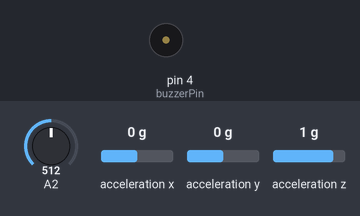
Bench run of a sketch on a simulated Arduino Uno, built with avr-gcc and run on an emulated ATmega328P. Parts: buzzer (waves = sounding, pin HIGH). Wiring (inferred from the names in the program): ADXL345 accelerometer at I2C address 0x53. The test bench sets the inputs (shaded band); at power-on: A2 = 512, acceleration x 0 g, acceleration y 0 g, acceleration z 1 g. Random numbers use the default seed unless the sketch sets one; what the sketch prints to the serial monitor is not drawn.

Above: at 0.1 s.
At 1.1 s:
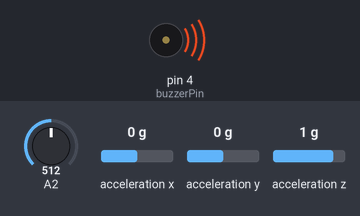
Timing chart, 0 to 3.5 s (numbered marks = the images above):
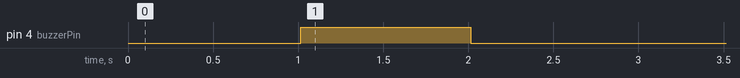

The sketch:

kubo.ino
```cpp
#include <ChainableLED.h>
#include <Wire.h>
#include <ADXL345.h>
#define NUM_LEDS  6
ADXL345 adxl; //variable adxl is an instance of the ADXL345 library
const int buzzerPin =  4;      // the number of the buzzer pin
ChainableLED leds(7, 8, NUM_LEDS);
int anArray[] = {0,1,2,3,4,5};
int elements = sizeof(anArray) / sizeof(int);
int accelerometer0[] = {0,0,235};
int accelerometer1[] = {0,-245,0};
int accelerometer2[] = {0,255,0};
int accelerometer3[] = {255,0,0};
int accelerometer4[] = {-255,0,0};
int accelerometer5[] = {0,0,-255};
int tolerantzia = 20;
int rand_range(int n)
{
    int r, ul;
    ul = RAND_MAX - RAND_MAX % n;
    while ((r = random(RAND_MAX+1)) >= ul);
    //r = random(ul);
    return r % n;
}


void shuffle_swap(int index_a, int index_b, int *array, int size)
{
    char *x, *y, tmp[size];

    if (index_a == index_b) return;

    x = (char*)array + index_a * size;
    y = (char*)array + index_b * size;

    memcpy(tmp, x, size);
    memcpy(x, y, size);
    memcpy(y, tmp, size);
}


// shuffle an array using fisher-yates method, O(n)
void shuffle(int *array, int nmemb, int size)
{
    int r;

    while (nmemb > 1) {
        r = rand_range(nmemb--);
        shuffle_swap(nmemb, r, array, size);
    }
}


void setup()
{
  Serial.begin(9600); //Accelerometer
  adxl.powerOn();

  //set activity/ inactivity thresholds (0-255)
  adxl.setActivityThreshold(75); //62.5mg per increment
  adxl.setInactivityThreshold(75); //62.5mg per increment
  adxl.setTimeInactivity(10); // how many seconds of no activity is inactive?

  //look of activity movement on this axes - 1 == on; 0 == off
  adxl.setActivityX(1);
  adxl.setActivityY(1);
  adxl.setActivityZ(1);

  //look of inactivity movement on this axes - 1 == on; 0 == off
  adxl.setInactivityX(1);
  adxl.setInactivityY(1);
  adxl.setInactivityZ(1);

  //look of tap movement on this axes - 1 == on; 0 == off
  adxl.setTapDetectionOnX(0);
  adxl.setTapDetectionOnY(0);
  adxl.setTapDetectionOnZ(1);

  //set values for what is a tap, and what is a double tap (0-255)
  adxl.setTapThreshold(50); //62.5mg per increment
  adxl.setTapDuration(15); //625us per increment
  adxl.setDoubleTapLatency(80); //1.25ms per increment
  adxl.setDoubleTapWindow(200); //1.25ms per increment

  //set values for what is considered freefall (0-255)
  adxl.setFreeFallThreshold(7); //(5 - 9) recommended - 62.5mg per increment
  adxl.setFreeFallDuration(45); //(20 - 70) recommended - 5ms per increment

  //setting all interrupts to take place on int pin 1
  //I had issues with int pin 2, was unable to reset it
  adxl.setInterruptMapping( ADXL345_INT_SINGLE_TAP_BIT,   ADXL345_INT1_PIN );
  adxl.setInterruptMapping( ADXL345_INT_DOUBLE_TAP_BIT,   ADXL345_INT1_PIN );
  adxl.setInterruptMapping( ADXL345_INT_FREE_FALL_BIT,    ADXL345_INT1_PIN );
  adxl.setInterruptMapping( ADXL345_INT_ACTIVITY_BIT,     ADXL345_INT1_PIN );
  adxl.setInterruptMapping( ADXL345_INT_INACTIVITY_BIT,   ADXL345_INT1_PIN );

  //register interrupt actions - 1 == on; 0 == off
  adxl.setInterrupt( ADXL345_INT_SINGLE_TAP_BIT, 1);
  adxl.setInterrupt( ADXL345_INT_DOUBLE_TAP_BIT, 1);
  adxl.setInterrupt( ADXL345_INT_FREE_FALL_BIT,  1);
  adxl.setInterrupt( ADXL345_INT_ACTIVITY_BIT,   1);
  adxl.setInterrupt( ADXL345_INT_INACTIVITY_BIT, 1);
  //
//  Serial.begin (9600); //bariableak ikusi
  pinMode(buzzerPin, OUTPUT);
  for (int i=0; i <= 10; i++){
  delay(10);
  int noise = analogRead(2);
  randomSeed(noise);
  // Fisher-yates
  shuffle(anArray, elements, sizeof(int));

  leds.setColorRGB(anArray[0],0,0,255);
  leds.setColorRGB(anArray[1],0,255,0);
  leds.setColorRGB(anArray[2],255,0,0);//gorria
  leds.setColorRGB(anArray[3],255,255,0);
  leds.setColorRGB(anArray[4],255,13,134);
  leds.setColorRGB(anArray[5],255,255,255);

   }

    digitalWrite(buzzerPin, HIGH);
    delay(1000);
    digitalWrite(buzzerPin, LOW);
    delay(3000);
}

void loop()
{
	int x,y,z,xgorri,ygorri,zgorri;
	adxl.readXYZ(&x, &y, &z); //read the accelerometer values and store them in variables  x,y,z
        Serial.print(anArray[0]);
        Serial.print(anArray[1]);
        Serial.print(anArray[2]);
        Serial.print(anArray[3]);
        Serial.print(anArray[4]);
        Serial.println(anArray[5]);

switch (anArray[2]) {
  case 3:
      xgorri = 0;
      ygorri = 0;
      zgorri = 235;
      break;
    case 2:
      xgorri = 0;
      ygorri = -245;
      zgorri = 0;
      break;
    case 1:
      xgorri = 0;
      ygorri = 255;
      zgorri = 0;
      break;
    case 4:
      xgorri = 255;
      ygorri = 0;
      zgorri = 0;
      break;
    case 5:
      xgorri = -255;
      ygorri = 0;
      zgorri = 0;
      break;
    case 0:
      xgorri = 0;
      ygorri = 0;
      zgorri = -255;
      break;
  }
if ( x > (xgorri-tolerantzia) && x < (xgorri+tolerantzia) && y > (ygorri-tolerantzia) && y < (ygorri+tolerantzia) && z > (zgorri-tolerantzia) && z < (zgorri+tolerantzia)){
      digitalWrite(buzzerPin, HIGH);
      delay(1000);
      digitalWrite(buzzerPin, LOW);
  for (int i=0; i <= 10; i++){
  delay(10);
  int noise = analogRead(2);
  randomSeed(noise);
  // Fisher-yates
  shuffle(anArray, elements, sizeof(int));
  leds.setColorRGB(anArray[0],0,0,255);
  leds.setColorRGB(anArray[1],0,255,0);
  leds.setColorRGB(anArray[2],255,0,0);//gorria
  leds.setColorRGB(anArray[3],255,255,0);
  leds.setColorRGB(anArray[4],255,13,134);
  leds.setColorRGB(anArray[5],255,255,255);
}
}
}
```

ADXL345.h
```cpp
// (licence header left out)
#include "Arduino.h"

#ifndef ADXL345_h
#define ADXL345_h

/* ------- Register names ------- */
#define ADXL345_DEVID 0x00
#define ADXL345_RESERVED1 0x01
#define ADXL345_THRESH_TAP 0x1d
#define ADXL345_OFSX 0x1e
#define ADXL345_OFSY 0x1f
#define ADXL345_OFSZ 0x20
#define ADXL345_DUR 0x21
#define ADXL345_LATENT 0x22
#define ADXL345_WINDOW 0x23
#define ADXL345_THRESH_ACT 0x24
#define ADXL345_THRESH_INACT 0x25
#define ADXL345_TIME_INACT 0x26
#define ADXL345_ACT_INACT_CTL 0x27
#define ADXL345_THRESH_FF 0x28
#define ADXL345_TIME_FF 0x29
#define ADXL345_TAP_AXES 0x2a
#define ADXL345_ACT_TAP_STATUS 0x2b
#define ADXL345_BW_RATE 0x2c
#define ADXL345_POWER_CTL 0x2d
#define ADXL345_INT_ENABLE 0x2e
#define ADXL345_INT_MAP 0x2f
#define ADXL345_INT_SOURCE 0x30
#define ADXL345_DATA_FORMAT 0x31
#define ADXL345_DATAX0 0x32
#define ADXL345_DATAX1 0x33
#define ADXL345_DATAY0 0x34
#define ADXL345_DATAY1 0x35
#define ADXL345_DATAZ0 0x36
#define ADXL345_DATAZ1 0x37
#define ADXL345_FIFO_CTL 0x38
#define ADXL345_FIFO_STATUS 0x39

#define ADXL345_BW_1600 0xF // 1111
#define ADXL345_BW_800  0xE // 1110
#define ADXL345_BW_400  0xD // 1101
#define ADXL345_BW_200  0xC // 1100
#define ADXL345_BW_100  0xB // 1011
#define ADXL345_BW_50   0xA // 1010
#define ADXL345_BW_25   0x9 // 1001
#define ADXL345_BW_12   0x8 // 1000
#define ADXL345_BW_6    0x7 // 0111
#define ADXL345_BW_3    0x6 // 0110


/*
 Interrupt PINs
 INT1: 0
 INT2: 1
 */
#define ADXL345_INT1_PIN 0x00
#define ADXL345_INT2_PIN 0x01

/*Interrupt bit position*/
#define ADXL345_INT_DATA_READY_BIT 0x07
#define ADXL345_INT_SINGLE_TAP_BIT 0x06
#define ADXL345_INT_DOUBLE_TAP_BIT 0x05
#define ADXL345_INT_ACTIVITY_BIT   0x04
#define ADXL345_INT_INACTIVITY_BIT 0x03
#define ADXL345_INT_FREE_FALL_BIT  0x02
#define ADXL345_INT_WATERMARK_BIT  0x01
#define ADXL345_INT_OVERRUNY_BIT   0x00

#define ADXL345_DATA_READY 0x07
#define ADXL345_SINGLE_TAP 0x06
#define ADXL345_DOUBLE_TAP 0x05
#define ADXL345_ACTIVITY   0x04
#define ADXL345_INACTIVITY 0x03
#define ADXL345_FREE_FALL  0x02
#define ADXL345_WATERMARK  0x01
#define ADXL345_OVERRUNY   0x00

#define ADXL345_OK    1 // no error
#define ADXL345_ERROR 0 // indicates error is predent

#define ADXL345_NO_ERROR   0 // initial state
#define ADXL345_READ_ERROR 1 // problem reading accel
#define ADXL345_BAD_ARG    2 // bad method argument

class ADXL345
{
public:
    bool status;           // set when error occurs
    // see error code for details
    byte error_code;       // Initial state
    double gains[3];        // counts to Gs

    ADXL345();
    void powerOn();
    void readAccel(int* xyx);
    void readXYZ(int* x, int* y, int* z);
    void getAcceleration(double *xyz);

    void setTapThreshold(int tapThreshold);
    int getTapThreshold();
    void setAxisGains(double *_gains);
    void getAxisGains(double *_gains);
    void setAxisOffset(int x, int y, int z);
    void getAxisOffset(int* x, int* y, int*z);
    void setTapDuration(int tapDuration);
    int getTapDuration();
    void setDoubleTapLatency(int doubleTapLatency);
    int getDoubleTapLatency();
    void setDoubleTapWindow(int doubleTapWindow);
    int getDoubleTapWindow();
    void setActivityThreshold(int activityThreshold);
    int getActivityThreshold();
    void setInactivityThreshold(int inactivityThreshold);
    int getInactivityThreshold();
    void setTimeInactivity(int timeInactivity);
    int getTimeInactivity();
    void setFreeFallThreshold(int freeFallthreshold);
    int getFreeFallThreshold();
    void setFreeFallDuration(int freeFallDuration);
    int getFreeFallDuration();

    bool isActivityXEnabled();
    bool isActivityYEnabled();
    bool isActivityZEnabled();
    bool isInactivityXEnabled();
    bool isInactivityYEnabled();
    bool isInactivityZEnabled();
    bool isActivityAc();
    bool isInactivityAc();
    void setActivityAc(bool state);
    void setInactivityAc(bool state);

    bool getSuppressBit();
    void setSuppressBit(bool state);
    bool isTapDetectionOnX();
    void setTapDetectionOnX(bool state);
    bool isTapDetectionOnY();
    void setTapDetectionOnY(bool state);
    bool isTapDetectionOnZ();
    void setTapDetectionOnZ(bool state);

    void setActivityX(bool state);
    void setActivityY(bool state);
    void setActivityZ(bool state);
    void setInactivityX(bool state);
    void setInactivityY(bool state);
    void setInactivityZ(bool state);

    bool isActivitySourceOnX();
    bool isActivitySourceOnY();
    bool isActivitySourceOnZ();
    bool isTapSourceOnX();
    bool isTapSourceOnY();
    bool isTapSourceOnZ();
    bool isAsleep();

    bool isLowPower();
    void setLowPower(bool state);
    double getRate();
    void setRate(double rate);
    void set_bw(byte bw_code);
    byte get_bw_code();


    bool triggered(byte interrupts, int mask);


    byte getInterruptSource();
    bool getInterruptSource(byte interruptBit);
    bool getInterruptMapping(byte interruptBit);
    void setInterruptMapping(byte interruptBit, bool interruptPin);
    bool isInterruptEnabled(byte interruptBit);
    void setInterrupt(byte interruptBit, bool state);

    void getRangeSetting(byte* rangeSetting);
    void setRangeSetting(int val);
    bool getSelfTestBit();
    void setSelfTestBit(bool selfTestBit);
    bool getSpiBit();
    void setSpiBit(bool spiBit);
    bool getInterruptLevelBit();
    void setInterruptLevelBit(bool interruptLevelBit);
    bool getFullResBit();
    void setFullResBit(bool fullResBit);
    bool getJustifyBit();
    void setJustifyBit(bool justifyBit);
    void printAllRegister();

private:
    void writeTo(byte address, byte val);
    void readFrom(byte address, int num, byte buff[]);
    void setRegisterBit(byte regAdress, int bitPos, bool state);
    bool getRegisterBit(byte regAdress, int bitPos);
    byte _buff[6] ;    //6 bytes buffer for saving data read from the device
};
void print_byte(byte val);
#endif
```

ChainableLED.h
```cpp
// (licence header left out)
/*
 * Library for controlling a chain of RGB LEDs based on the P9813 protocol.
 * E.g., supports the Grove Chainable RGB LED product.
 *
 * Information about the P9813 protocol obtained from:
 * http://www.seeedstudio.com/wiki/index.php?title=Twig_-_Chainable_RGB_LED
 */


#ifndef __ChainableLED_h__
#define __ChainableLED_h__

#include "Arduino.h"

#define _CL_RED             0
#define _CL_GREEN           1
#define _CL_BLUE            2
#define _CLK_PULSE_DELAY    20

class ChainableLED
{
public:
    ChainableLED(byte clk_pin, byte data_pin, byte number_of_leds);
    ~ChainableLED();

    void init();
    void setColorRGB(byte led, byte red, byte green, byte blue);
    void setColorHSB(byte led, float hue, float saturation, float brightness);

private:
    byte _clk_pin;
    byte _data_pin;
    byte _num_leds;

    byte* _led_state;

    void clk(void);
    void sendByte(byte b);
    void sendColor(byte red, byte green, byte blue);
};

#endif
```
